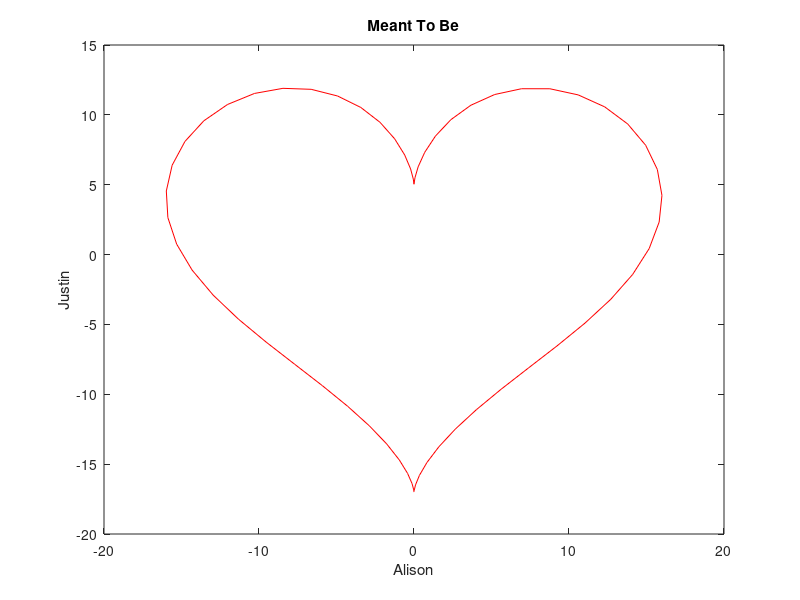

This figure's MATLAB source:
clear all;clc;close all;
t=-pi:.1:pi;
for i=1:length(t)
    Alison(i)=16*(sin(t(i)))^3;
    Justin(i)=13*cos(t(i))-5*cos(2*t(i))-2*cos(3*t(i))-cos(4*t(i));
end
plot(Alison,Justin,'r'); xlabel('Alison'); ylabel('Justin'); title('Meant To Be');